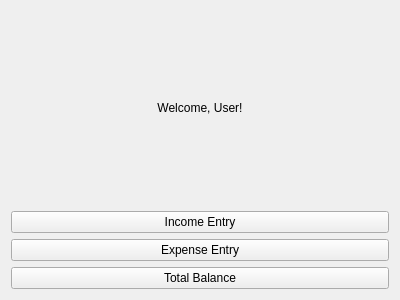
<?xml version="1.0" encoding="UTF-8"?>
<ui version="4.0">
 <class>Welcome</class>
 <widget class="QWidget" name="Welcome">
  <property name="geometry">
   <rect>
    <x>0</x>
    <y>0</y>
    <width>400</width>
    <height>300</height>
   </rect>
  </property>
  <property name="windowTitle">
   <string>Welcome</string>
  </property>
  <layout class="QVBoxLayout" name="verticalLayout">
    <item>
     <widget class="QLabel" name="welcomeLabel">
      <property name="text">
       <string>Welcome, User!</string>
      </property>
      <property name="alignment">
       <set>Qt::AlignCenter</set>
      </property>
     </widget>
    </item>
    <item>
     <widget class="QPushButton" name="incomeEntryButton">
      <property name="text">
       <string>Income Entry</string>
      </property>
     </widget>
    </item>
    <item>
     <widget class="QPushButton" name="expenseEntryButton">
      <property name="text">
       <string>Expense Entry</string>
      </property>
     </widget>
    </item>
    <item>
     <widget class="QPushButton" name="totalBalanceButton">
      <property name="text">
       <string>Total Balance</string>
      </property>
     </widget>
    </item>
  </layout>
 </widget>
 <resources/>
 <connections/>
</ui>
